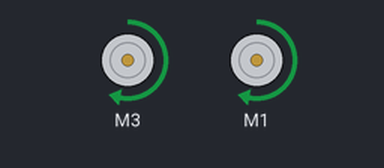
Recording of a sketch running on a simulated Arduino Uno, built with avr-gcc and run on an emulated ATmega328P. On the bench: 2 × DC motor (green arrow = forward, orange = backward, longer = faster).

Above: at 1.0 s.
At 4.0 s:
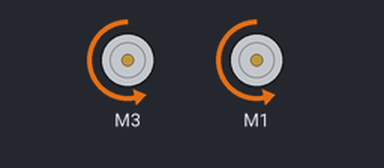
At 9.5 s:
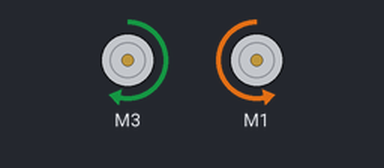
At 12.5 s:
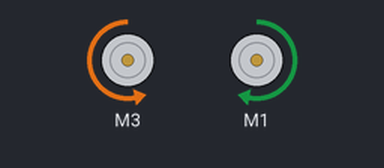
Timing chart, 0 to 18.2 s (numbered marks = the images above):
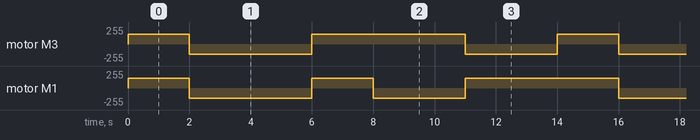

Measured:
- by itself, motor M3: repeats every 14.0 s: backward 150/255 4.0 s, forward 150/255 5.0 s, backward 150/255 3.0 s, forward 150/255 2.0 s
- by itself, motor M1: repeats every 14.0 s: backward 150/255 4.0 s, forward 150/255 2.0 s, backward 150/255 3.0 s, forward 150/255 5.0 s

The sketch:

ROBODANCESQUAD.ino
```cpp
// DRIVE THE BREADBOARD BOT
//Include these items
#include <Wire.h>
#include <Adafruit_MotorShield.h>
  Adafruit_MotorShield AFMS = Adafruit_MotorShield();
//Define Constants
  #define TESTTIME 1000
  const byte SPEED = 150;

//Define Motor Ports

    const byte LEFTMOTORPORT = 3;
    const byte RIGHTMOTORPORT = 1;
//Create the pointers for the motors
Adafruit_DCMotor *motorLeft = AFMS.getMotor(LEFTMOTORPORT);
Adafruit_DCMotor *motorRight = AFMS.getMotor(RIGHTMOTORPORT);


//The setup
void setup() {
  AFMS.begin(); // Start by stopping all motors

}

void loop() {
  // put your main code here, to run repeatedly:
    motorLeft->setSpeed(SPEED);
    motorRight->setSpeed(SPEED);
  //Set the speed for the robot
  //What direction to
    motorLeft->run(FORWARD);
    motorRight->run(FORWARD);
      delay(2000);
    motorLeft->run(BACKWARD);
    motorRight->run(BACKWARD);
       delay(4000);
    motorLeft->run(FORWARD);
    motorRight->run(FORWARD);
      delay(2000);
    motorLeft->run(FORWARD);
    motorRight->run(BACKWARD);
      delay(3000);
    motorLeft->run(BACKWARD);
    motorRight->run(FORWARD);
      delay(3000);
    motorLeft->run(FORWARD);
    motorRight->run(FORWARD);
}
```
